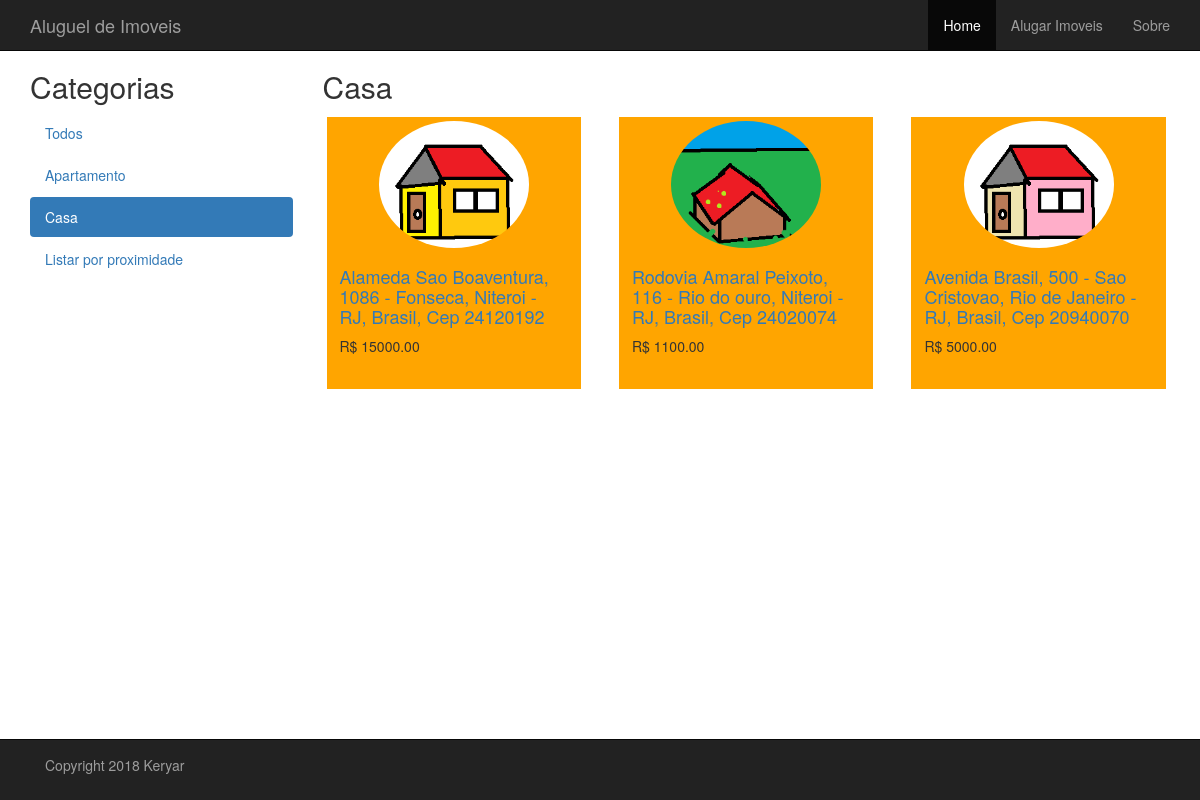
The page /aluguel/casa/ on the database its author committed.
### aluguel/models.py (models this page shows, shortened)
class Categoria(models.Model):
    nome = models.CharField(max_length=200, db_index=True)
    slug = models.SlugField(max_length=200, db_index=True, unique=True)
    class Meta:
        ordering = ('nome',)
        verbose_name = 'categoria'
        verbose_name_plural = 'categorias'
    def get_absolute_path(self):
        return reverse('aluguel:lista_imoveis_por_categoria', args=[self.slug])

class Imovel(models.Model):
    categoria = models.ForeignKey(Categoria, related_name='imoveis')
    slug = models.SlugField(max_length=200, db_index=True)
    imagem = models.ImageField(upload_to='imoveis', blank=True)
    descricao = models.TextField(blank=True)
    dono = models.TextField(blank=True)
    preco = models.DecimalField(max_digits=10, decimal_places=2)
    numero = models.PositiveIntegerField()
    rua = models.CharField(max_length=200, db_index=True)
    bairro = models.CharField(max_length=200, db_index=True)
    cidade = models.CharField(max_length=200, db_index=True)
    estado = models.CharField(max_length=200, db_index=True)
    pais = models.CharField(max_length=200, db_index=True)
    cep = models.CharField(max_length=200, db_index=True)
    disponivel = models.BooleanField(default=True)
    data_cadastramento = models.DateTimeField(auto_now_add=True)
    data_atualizacao = models.DateTimeField(auto_now=True)
    endereco = models.TextField(blank=True)
    class Meta:
        ordering = ('cidade',)
        verbose_name = 'imovel'
        verbose_name_plural = 'imoveis'
    def get_absolute_path(self):
        return reverse('aluguel:exibe_imovel', args=[self.id, self.slug])

### aluguel/views.py (the view)
# urls.py: url(r'^(?P<slug_da_categoria>[-\w]+)/$', views.lista_imoveis, name='lista_imoveis_por_categoria'),
def lista_imoveis(request, slug_da_categoria=None):
    categoria = None
    proximidade = False
    categorias = Categoria.objects.all()
    imoveis = Imovel.objects.filter(disponivel=True)
    if slug_da_categoria:
        categoria = get_object_or_404(Categoria, slug=slug_da_categoria)
        imoveis = imoveis.filter(categoria=categoria)
    return render(request, 'aluguel/imovel/lista.html', {'categorias': categorias,
                                                         'imoveis': imoveis,
                                                         'categoria': categoria,
                                                         'proximidade': proximidade})

### aluguel/templates/aluguel/imovel/lista.html (shortened to what this page needs)
{% extends "base.html" %}
{% load static %}
{% block conteudo %}
    {% static "aluguel/images/" as baseUrl %}
    <div class="container">
        <div class="row">
            <div class="col-sm-12">
                <div class="row">
                    <div class="col-sm-3">
                        <h2>Categorias</h2>
                        <ul class="nav nav-pills nav-stacked">
                            <li {% if not categoria %}{% if not proximidade %}class="active"{% endif %}{% endif %}>
                                <a href="{% url 'aluguel:lista_imoveis' %}">Todos</a>
                            </li>
                            {% for c in categorias %}
                                <li {% if categoria.slug == c.slug %}class="active"{% endif %}>
                                    <a href="{{ c.get_absolute_path }}">{{ c.nome }}</a>
                                </li>
                            {% endfor %}
                             <li {% if proximidade %}class="active"{% endif %}>
                                    <a href="{% url 'aluguel:proximidade' %}">Listar por proximidade</a>
                             </li>
                        </ul>
                    </div>
                    <div class="col-sm-9">
                        <h2>{% if not categoria %}{% if not proximidade %}Imoveis{% else %}Proximidade{% endif %}{% else %}{{ categoria.nome }}{% endif %}</h2>
                        <div class="row">
                            {% if not proximidade %}
                            {% for imovel in imoveis %}
                                <div class="col-md-4 col-sm-6">
                                    <div class="thumbnail">
                                        <a href="{{ imovel.get_absolute_path }}">
                                            <img class="img-circle img-responsive center-block"
                                                 src="{% static imovel.imagem %}" height="220" width="150">
                                        </a>
                                        <div class="caption">
                                            <h4><a href="{{ imovel.get_absolute_path }}">{{ imovel.endereco }}</a></h4>
                                            R$ {{ imovel.preco }}
                                            <br>
                                            <br>
                                        </div>
                                    </div>
                                </div>
                            {% endfor %}
                            {% endif %}
                        </div>
                    </div>
                </div>
            </div>
        </div>
    </div>
{% endblock %}

### projectbase/static/projectbase/css/styles.css (style rules this page uses)
div .col-sm-6 > div.thumbnail { border-width: 4px; border-color: white; }
div .thumbnail { background-color:orange; border-color: orange; }
.thumbnail img { background-color:orange; border-color: black; transform: all 0.3s ease 0s; }
body { padding-top: 30px; padding-bottom: 70px; background-color: white; }

### rows shown on the page
Categoria: nome "Apartamento"
Categoria: nome "Casa"
Imovel: imagem (picture), endereco "Alameda Sao Boaventura, 1086 - Fonseca, Niteroi - RJ, Brasil, Cep 24120192", preco "15000.00"
Imovel: imagem (picture), endereco "Rodovia Amaral Peixoto, 116 - Rio do ouro, Niteroi - RJ, Brasil, Cep 24020074", preco "1100.00"
Imovel: imagem (picture), endereco "Avenida Brasil, 500 - Sao Cristovao, Rio de Janeiro - RJ, Brasil, Cep 20940070", preco "5000.00"
